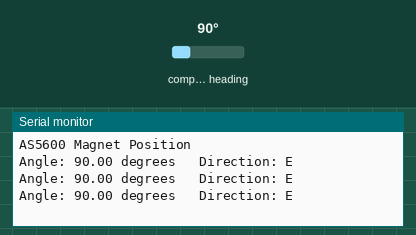
Simulated run of this sketch. Board: Arduino Uno, built with avr-gcc and run on an emulated ATmega328P. Parts: the last lines printed to the serial monitor. Wiring (inferred from the names in the program): AS5600 angle sensor at I2C address 0x36. The inputs (shaded band) are chosen by the test bench; at power-on: compass heading 90°.

Above: at 1.3 s.
1.4 s: compass heading set to 7°
At 1.9 s:
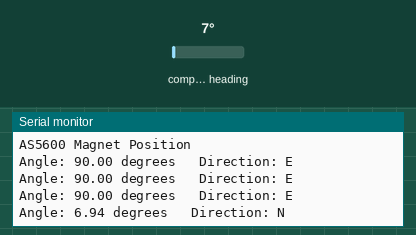
3.5 s: compass heading set to 180°
At 3.9 s:
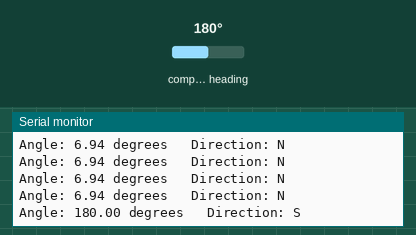
5.5 s: compass heading set to 269°
At 5.8 s:
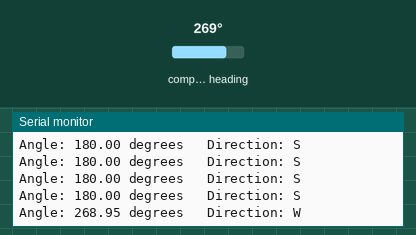
7.5 s: compass heading set to 64°
At 7.9 s:
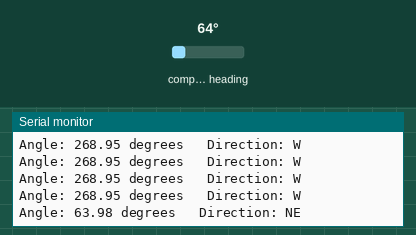
9.5 s: compass heading set to 206°
At 9.9 s:
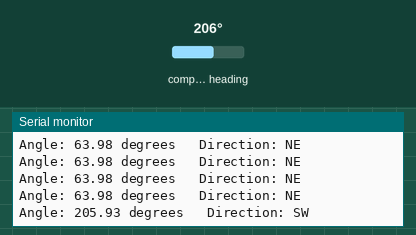

Measured:
- after the input at 1.4 s, the serial monitor: prints a new line after 0.11 s (image 1)
- after the input at 3.5 s, the serial monitor: prints a new line at once (image 2)
- after the input at 5.5 s, the serial monitor: prints a new line at once (image 3)
- after the input at 7.5 s, the serial monitor: prints a new line at once (image 4)
- after the input at 9.5 s, the serial monitor: prints a new line at once (image 5)

The sketch:

as5600.ino
```cpp
#include <Wire.h>

#define AS5600_ADDRESS 0x36

#define RAW_ANGLE 0x0C

void setup() {
  Wire.begin();
  Serial.begin(115200);
  while (!Serial); // Attendi che la porta seriale sia pronta
  Serial.println("AS5600 Magnet Position");
}

void loop() {
  uint16_t rawAngle = readRawAngle();
  float angle = (rawAngle * 360.0) / 4096.0; // Converti il valore grezzo in gradi
  Serial.print("Angle: ");
  Serial.print(angle);
  Serial.print(" degrees \t");

  String direction = getDirection(angle);
  Serial.print("Direction: ");
  Serial.println(direction);


  delay(500); // Leggi la posizione ogni 500ms
}


uint16_t readRawAngle() {
  Wire.beginTransmission(AS5600_ADDRESS);
  Wire.write(RAW_ANGLE);
  Wire.endTransmission();
  Wire.requestFrom(AS5600_ADDRESS, 2);
  uint16_t rawAngle = Wire.read() << 8 | Wire.read();
  return rawAngle;
}

String getDirection(float angle) {
  if (angle >= 337.5 || angle < 22.5) return "N";
  else if (angle >= 22.5 && angle < 67.5) return "NE";
  else if (angle >= 67.5 && angle < 112.5) return "E";
  else if (angle >= 112.5 && angle < 157.5) return "SE";
  else if (angle >= 157.5 && angle < 202.5) return "S";
  else if (angle >= 202.5 && angle < 247.5) return "SW";
  else if (angle >= 247.5 && angle < 292.5) return "W";
  else return "NW";
}
```
